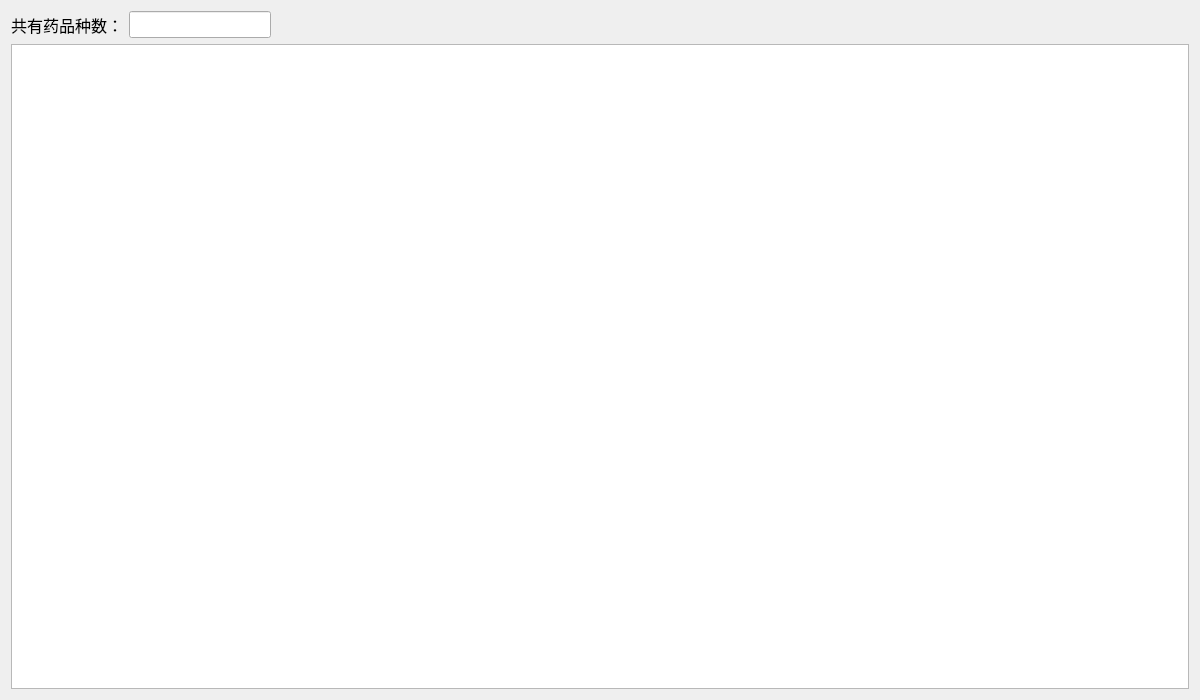
<?xml version="1.0" encoding="UTF-8"?>
<ui version="4.0">
 <class>StockerOverViewDialog</class>
 <widget class="QDialog" name="StockerOverViewDialog">
  <property name="windowModality">
   <enum>Qt::WindowModal</enum>
  </property>
  <property name="geometry">
   <rect>
    <x>0</x>
    <y>0</y>
    <width>1200</width>
    <height>700</height>
   </rect>
  </property>
  <property name="windowTitle">
   <string>查看总库</string>
  </property>
  <property name="modal">
   <bool>true</bool>
  </property>
  <layout class="QVBoxLayout" name="verticalLayout">
   <item>
    <layout class="QHBoxLayout" name="horizontalLayout" stretch="0,0,1">
     <item>
      <widget class="QLabel" name="label">
       <property name="font">
        <font>
         <pointsize>12</pointsize>
        </font>
       </property>
       <property name="text">
        <string>共有药品种数：</string>
       </property>
      </widget>
     </item>
     <item>
      <widget class="QLineEdit" name="lineEdit">
       <property name="sizePolicy">
        <sizepolicy hsizetype="Preferred" vsizetype="Fixed">
         <horstretch>0</horstretch>
         <verstretch>0</verstretch>
        </sizepolicy>
       </property>
       <property name="font">
        <font>
         <pointsize>12</pointsize>
        </font>
       </property>
       <property name="readOnly">
        <bool>true</bool>
       </property>
      </widget>
     </item>
     <item>
      <spacer name="horizontalSpacer">
       <property name="font">
        <font>
         <pointsize>12</pointsize>
        </font>
       </property>
       <property name="orientation">
        <enum>Qt::Horizontal</enum>
       </property>
       <property name="sizeHint" stdset="0">
        <size>
         <width>40</width>
         <height>20</height>
        </size>
       </property>
      </spacer>
     </item>
    </layout>
   </item>
   <item>
    <widget class="QTableWidget" name="tableWidget_1">
     <property name="font">
      <font>
       <pointsize>12</pointsize>
      </font>
     </property>
    </widget>
   </item>
  </layout>
 </widget>
 <resources/>
 <connections/>
</ui>
